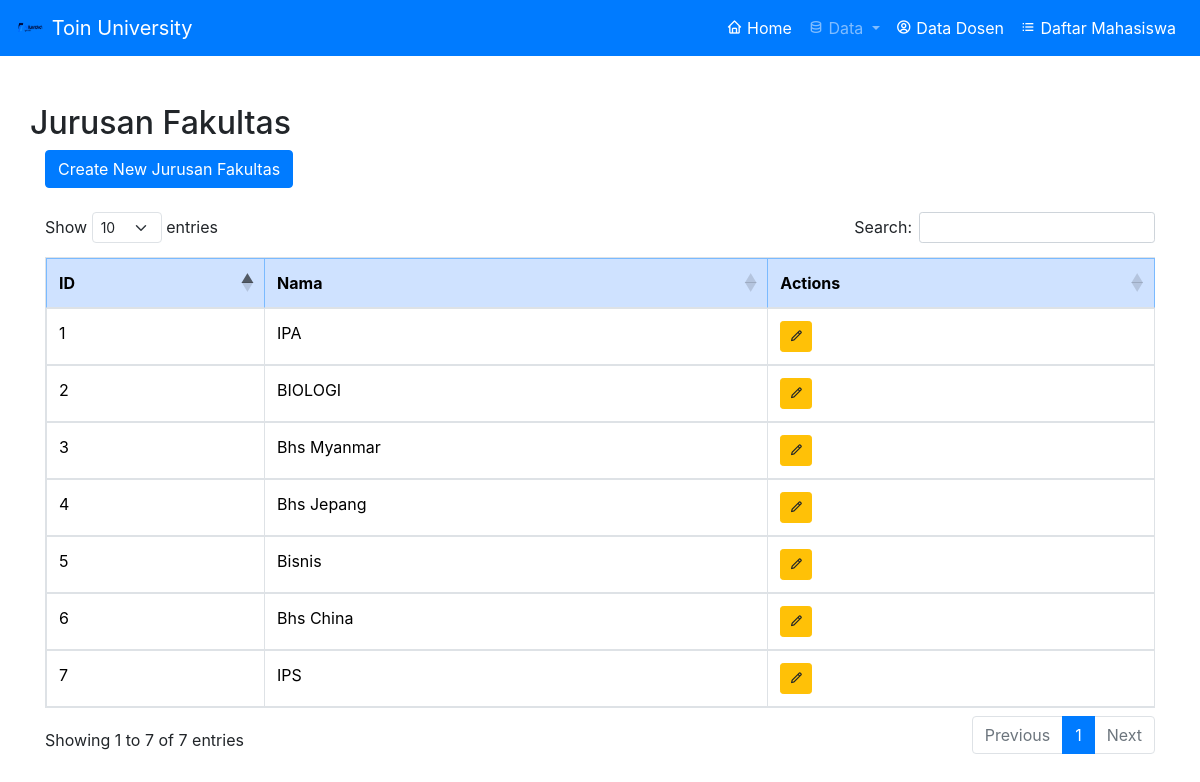
/jurusan/index.php, run on an earlier commit of the app's database.
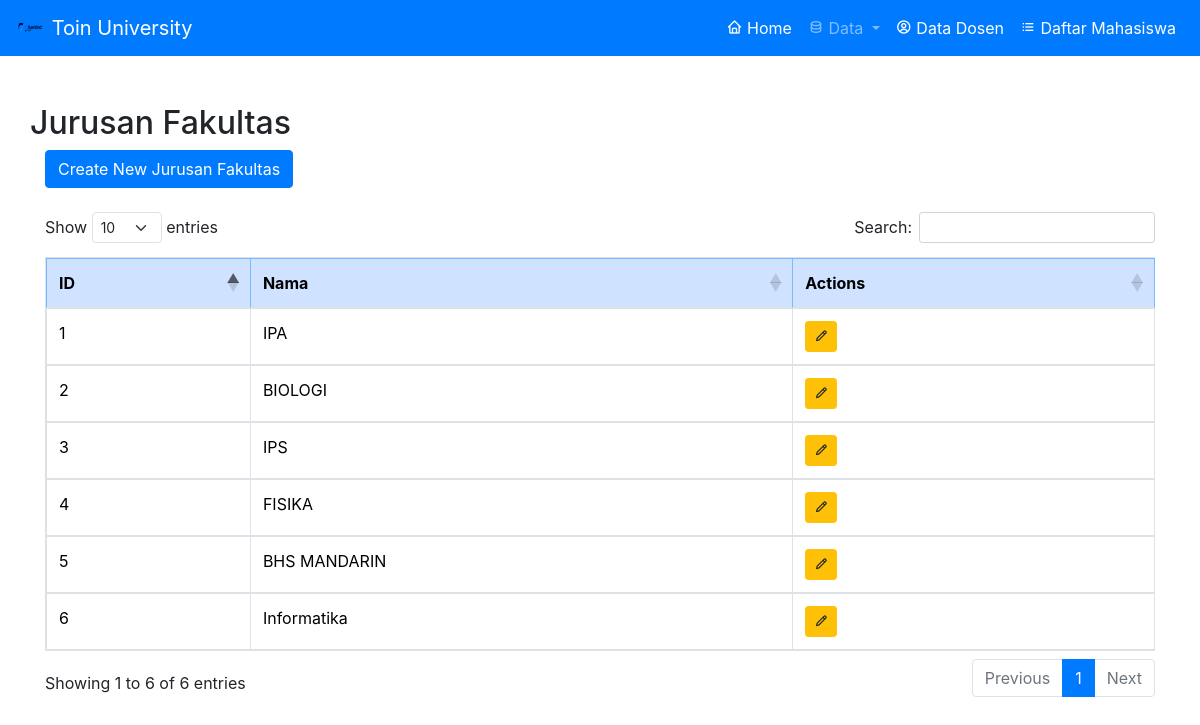
And on a later commit of the database.
### tables this page shows
CREATE TABLE `jurusan_fakultas` (
  `id` int NOT NULL,
  `nama` varchar(255) NOT NULL
);

### jurusan/index.php (the view, shortened to what this page needs)
<?php
include '../db.php';
require '../layouts/navbar.php';
$sql = "SELECT * FROM jurusan_fakultas";
$result = $conn->query($sql);
?>
<!DOCTYPE html>
<html lang="en">
<head>
  <link rel="stylesheet" href="https://stackpath.bootstrapcdn.com/bootstrap/4.5.2/css/bootstrap.min.css">
  <link href='https://unpkg.com/boxicons@2.1.4/css/boxicons.min.css' rel='stylesheet'>
</head>
<body>
  <div class="container">
    <h2 class="row mt-5">Jurusan Fakultas</h2>
    <a href="create_jurusan_fakultas.php" class="btn btn-primary btn-custom mb-4 ">Create New Jurusan Fakultas</a>
    <div class="table-container">
      <table class="table table-bordered" id="datatable">
        <thead class="table-primary">
          <tr>
            <th>ID</th>
            <th>Nama</th>
            <th>Actions</th>
          </tr>
        </thead>
        <tbody>
          <?php
          $id = 1;
          while ($jurusan = $result->fetch_assoc()) {
            ?>
            <tr>
              <td><?= $id ?></td>
              <td><?= htmlspecialchars($jurusan['nama']) ?></td>
              <td>
                <a href="edit.jurusan.php?id=<?= $jurusan['id'] ?>" class="btn btn-warning btn-sm"><i class='bx bx-pencil'></i></a>
              </td>
            </tr>
            <?php
            $id++;
          }
          ?>
        </tbody>
      </table>
    </div>
  </div>

What changed in the data, as far as the page shows it:
removed jurusan_fakultas: nama "Bhs Myanmar"
removed jurusan_fakultas: nama "Bhs Jepang"
removed jurusan_fakultas: nama "Bisnis"
removed jurusan_fakultas: nama "Bhs China"
added jurusan_fakultas: nama "FISIKA"
added jurusan_fakultas: nama "BHS MANDARIN"
added jurusan_fakultas: nama "Informatika"
Also different on the page:
text written by a page script: "Show entries Search: Showing 1 to 7 of 7 entries Previous 1 Next" → "Show entries Search: Showing 1 to 6 of 6 entries Previous 1 Next"
